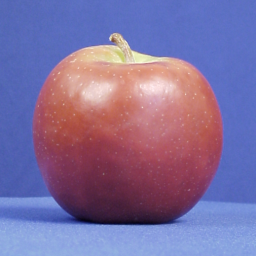
#> input picture python/期末考试题目-25级/apple.png, 256 x 256 px, found by its file name
$ python 11.py
#> lines starting #> are read from the running program, lines starting #| are printed output that depends on the picture; after the words box and inside, x2 and y2 are one past the last pixel; in counts of white or black regions, pixels touching at a corner belong together
import cv2
import matplotlib.pyplot as plt
import numpy as np

plt.rcParams['font.sans-serif'] = ['Microsoft YaHei']
plt.rcParams['axes.unicode_minus'] = False

img = cv2.imread("apple.png")
#> img is the input picture: shape (256, 256, 3); mean B, G, R 158.1, 111, 127.9
if img is None:
    print("未找到apple.png")
else:
    gray = cv2.cvtColor(img,cv2.COLOR_BGR2GRAY)
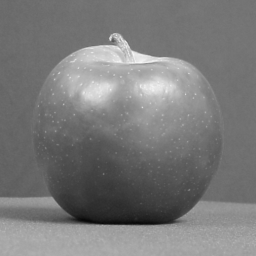
#> gray: shape (256, 256); min 6, max 248, mean 121.4
    hist = cv2.calcHist([gray],[0],None,[256],[0,256])
#> hist = 256 values, max 3059 at index 116, min 0 at index 0, mean 256
    max_hist_idx = np.argmax(hist)
#> max_hist_idx = 116
    ys,xs = np.where(gray == max_hist_idx)
#> ys = 3059 values from 0 to 225; xs = 3059 values, max 255 at index 176, min 0 at index 3040, mean 187.4
    for px,py in zip(xs,ys):
        cv2.circle(img,(px,py),2,(0,255,0),-1)
#> this loop made 3059 passes
#> (px, py) on passes 1 to 3: (79, 0), (101, 0), (109, 0)
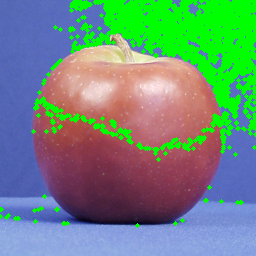
#> img: shape (256, 256, 3); 19.29% of pixels changed, all inside (x1, y1, x2, y2) = (0, 0, 256, 228)

    plt.figure(figsize=(12,4))
    plt.subplot(1,3,1)
    plt.imshow(cv2.cvtColor(img,cv2.COLOR_BGR2RGB))
    plt.title("原始图像标记")
    plt.axis("off")
    plt.subplot(1,3,2)
    plt.imshow(gray,cmap="gray")
    plt.title("灰度图")
    plt.axis("off")
    plt.subplot(1,3,3)
    plt.plot(hist)
    plt.title("灰度直方图")
    plt.xlabel("灰度")
    plt.ylabel("像素数")
    plt.tight_layout()
    plt.show()
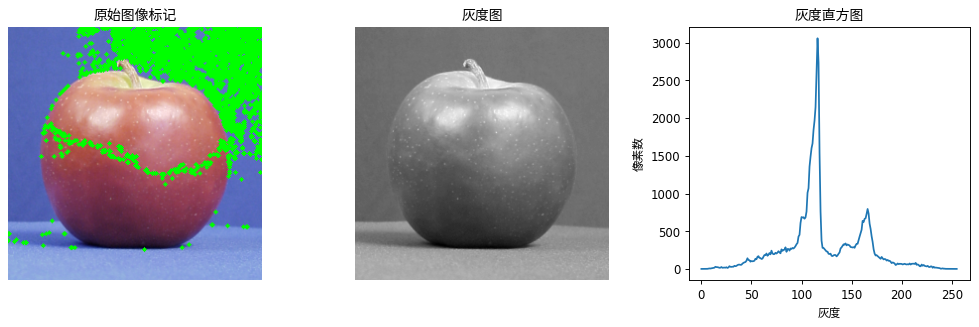
#> figure drawn by matplotlib, 3 panels; panel 3: curve peaks at x = 116, y = 3059
